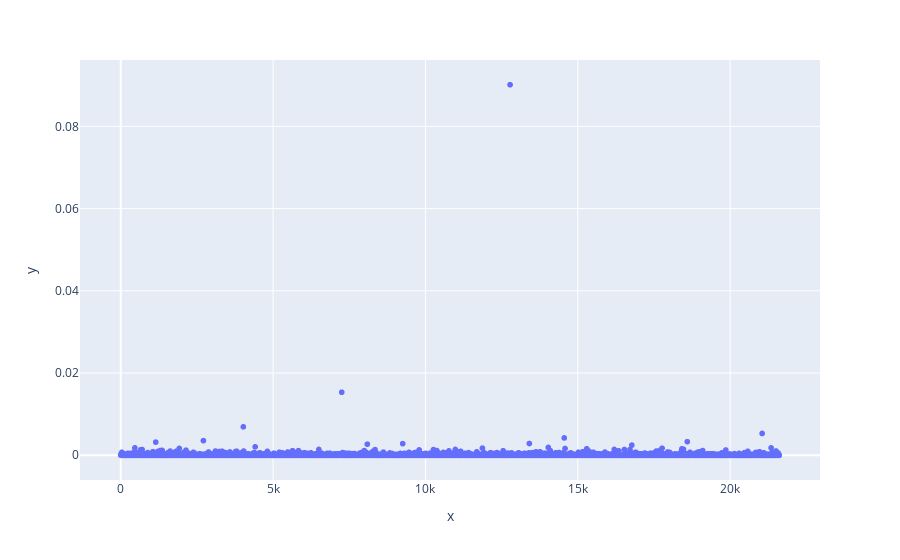

Here is the notebook cell this chart was saved with:
### Code cell
# x and y given as DataFrame columns
import plotly.express as px

fig = px.scatter(x = df.index, y=cook)
fig.show()

### Figure 1 — Plotly figure (JSON) as saved in the notebook; plotly's stock layout.template omitted (floating-point values rounded to 4 significant figures; data arrays with more than 128 entries replaced by an {"elided": "..."} marker saying what was removed)
{"data": [{"hovertemplate": "x=%{x}<br>y=%{y}<extra></extra>", "legendgroup": "", "marker": {"color": "#636efa", "symbol": "circle"}, "mode": "markers", "name": "", "showlegend": false, "type": "scattergl", "x": {"elided": "21611 int values"}, "xaxis": "x", "y": {"elided": "21611 float values"}, "yaxis": "y"}], "layout": {"legend": {"tracegroupgap": 0}, "margin": {"t": 60}, "xaxis": {"anchor": "y", "domain": [0, 1], "title": {"text": "x"}}, "yaxis": {"anchor": "x", "domain": [0, 1], "title": {"text": "y"}}}}
